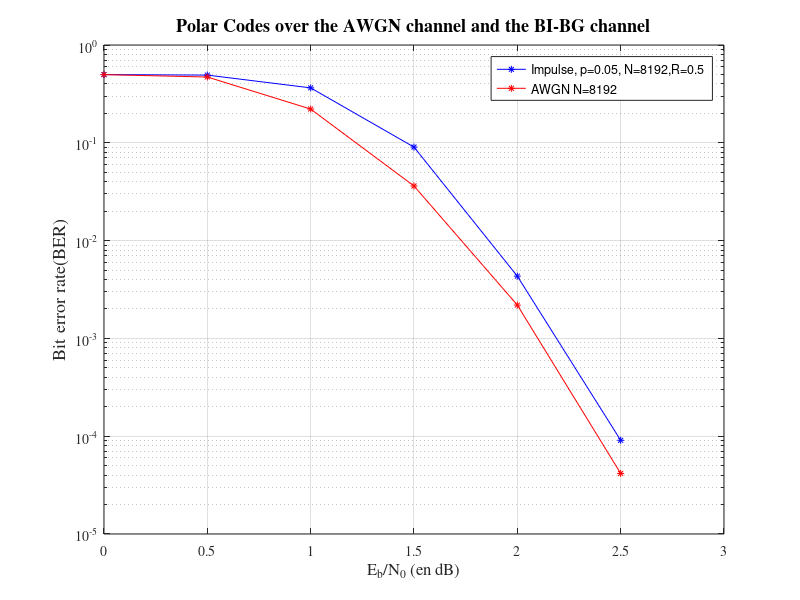

Reproduce this figure in MATLAB.
resI = [0	1	4.9809e-01	1000	2.0402e+06         	1000
0.5  	1	 4.9243e-01	  1000	  2.017e+06	   1000
1	9.935e-01	3.6445e-01	1987	2.9855e+06         	2000
1.5	6.055e-01	9.0354e-02	1211	7.4018e+05         	2000
2	5.4667e-02	4.328e-03	164  	5.3183e+04	   3000
2.5	1.5357e-03   	9.0742e-05      	43	1.0407e+04	28000
    ];

resS = [0	1	4.9798e-01	20000	4.0795e+07         	2e+04;
0.5	9.9995e-01      	4.7063e-01         	19999	3.8554e+07        	2e+04;
1	9.3493e-01      	2.2127e-01        	37397	3.6253e+07        	4e+04;
1.5	3.7433e-01     	3.617e-02         	14973	5.9261e+06        	4e+04;
2	4.0133e-02     	2.1901e-03         	2408	5.3825e+05        	6e+04;
2.5	9.2286e-04    	4.1587e-05          	323	5.9619e+04        	3.5e+05
    ];

semilogy(resI(:,1),resI(:,3),'b*-','LineWidth',0.7,'MarkerSize',5)
hold on
semilogy(resS(:,1),resS(:,3),'r*-','LineWidth',0.7,'MarkerSize',5)

grid on
set(gca,'FontName','Times','FontSize',10);
axis([0 3 9.99e-6 1e0]);
xlabel('E_b/N_0 (en dB)','FontName','Times','FontSize',12)
ylabel('Bit error rate(BER)','FontName','Times','FontSize',13)
title('Polar Codes over the AWGN channel and the BI-BG channel','FontName','Times','FontSize',13)
legend('Impulse, p=0.05, N=8192,R=0.5','AWGN N=8192')